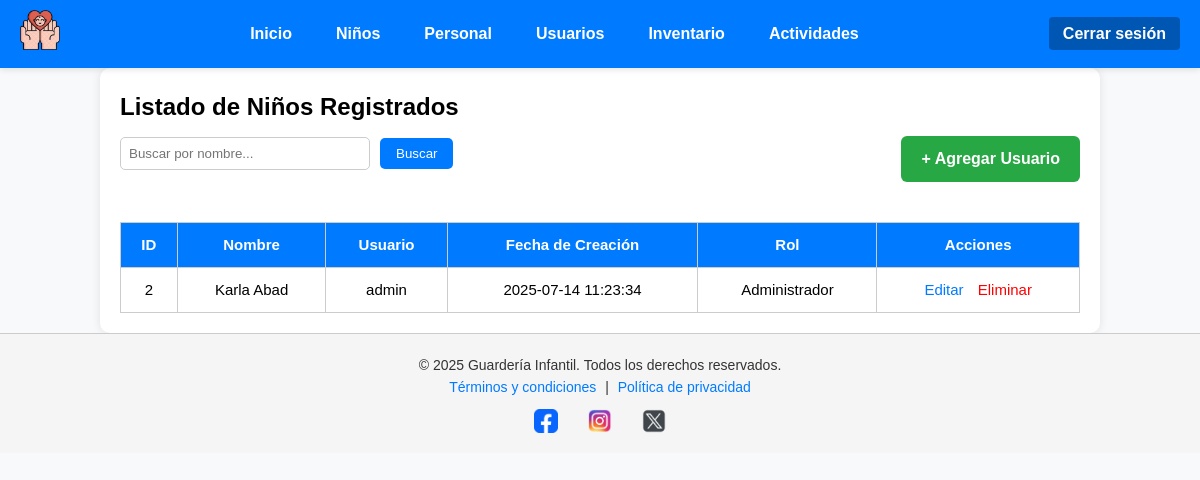
The page /MVC/index.php?c=Usuario&a=index (signed in) on the database as committed earlier.
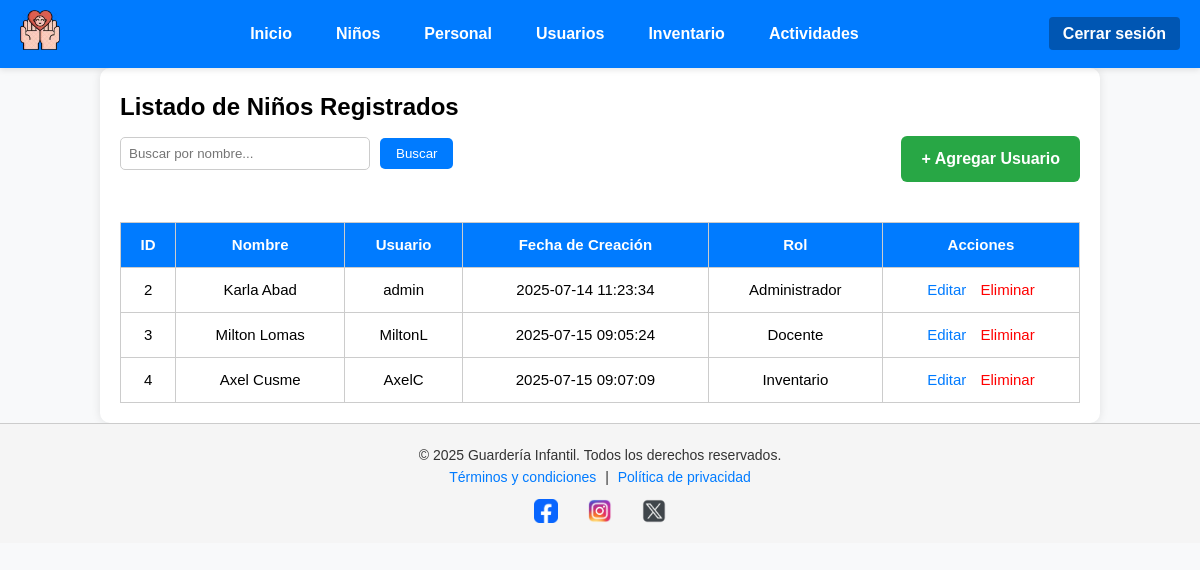
The same page on the database as committed later.
### tables this page shows
CREATE TABLE `usuarios` (
  `id` int(11) NOT NULL,
  `nombre` varchar(100) NOT NULL,
  `usuario` varchar(50) NOT NULL,
  `clave` varchar(255) NOT NULL,
  `rol` enum('Administrador','Docente','Inventario') NOT NULL,
  `fecha_creacion` timestamp NOT NULL DEFAULT current_timestamp()
);

### MVC/controller/UsuarioController.php (called while the page is built, shortened)
<?php
require_once "model/dao/UsuarioDAO.php";
class UsuarioController {
    public function index() {
        $limite = 5;
        $pagina = isset($_GET['pagina']) && is_numeric($_GET['pagina']) ? (int) $_GET['pagina'] : 1;
        $inicio = ($pagina - 1) * $limite;
        if (isset($_GET['buscar']) && !empty(trim($_GET['buscar']))) {
            $texto = trim($_GET['buscar']);
            $lista = UsuarioDAO::buscarPorNombre($texto, $inicio, $limite);
            $total = UsuarioDAO::totalBusqueda($texto);
        } else {
            $lista = UsuarioDAO::listarPaginado($inicio, $limite);
        }
        require_once "view/usuario/usuario.list.php";
    }
}
?>

### MVC/index.php (called while the page is built, shortened)
<?php
$a = isset($_GET['a']) ? $_GET['a'] : 'index';
$controller = new $controllerClass();
$controller->$a();

### MVC/model/dao/UsuarioDAO.php (called while the page is built, shortened)
<?php
class UsuarioDAO {
    public static function listarPaginado($inicio, $limite) {
        $conexion = Conexion::conectar();
        $stmt = $conexion->prepare("SELECT * FROM usuarios LIMIT ?, ?");
        $stmt->bindParam(1, $inicio, PDO::PARAM_INT);
        $stmt->bindParam(2, $limite, PDO::PARAM_INT);
        $stmt->execute();
        return $stmt->fetchAll(PDO::FETCH_ASSOC);
    }
}

### MVC/view/usuario/usuario.list.php (the view, shortened to what this page needs)
<?php require_once "view/templates/navbar.php"; ?>
<main class="container">
    <h2>Listado de Niños Registrados</h2>
    <div style="display: flex; justify-content: space-between; align-items: center; margin-bottom: 20px; flex-wrap: wrap; gap: 10px;">
        <form method="GET" action="index.php" style="display: flex; align-items: center; gap: 10px;">
            <input
                type="text"
                name="buscar"
                placeholder="Buscar por nombre..."
                value="<?= $_GET['buscar'] ?? '' ?>"
                style="width: 250px; padding: 8px; border: 1px solid #ccc; border-radius: 5px;"
                oninput="if(this.value === '') this.form.submit();"
            >
            <button type="submit" style="padding: 8px 16px; background-color: #007bff; color: white; border: none; border-radius: 5px;">
                Buscar
            </button>
        </form>
        <a href="index.php?c=Usuario&a=nuevo" class="btn-agregar">+ Agregar Usuario</a>
    </div>
    <div style="overflow-x: auto;">
        <table class="tabla" border="1" cellpadding="10" cellspacing="0" style="width: 100%; border-collapse: collapse;">
            <thead style="background-color: #f0f0f0;">
                <tr>
                    <th>ID</th>
                    <th>Nombre</th>
                    <th>Usuario</th>
                    <th>Fecha de Creación</th>
                    <th>Rol</th>
                    <th>Acciones</th>
                </tr>
            </thead>
            <tbody>
                <?php if (empty($lista)) : ?>
                    <tr>
                        <td colspan="9" style="text-align: center;">No se encontraron registros.</td>
                    </tr>
                <?php else : ?>
                    <?php foreach ($lista as $nino): ?>
                        <tr>
                            <td><?= $nino['id'] ?></td>
                            <td><?= $nino['nombre'] ?></td>
                            <td><?= $nino['usuario'] ?></td>
                            <td><?= $nino['fecha_creacion'] ?></td>
                            <td><?= $nino['rol'] ?></td>
                            <td>
                                <a href="index.php?c=Usuario&a=editar&id=<?= $nino['id'] ?>" class="btn-editar">Editar</a>
                                <a href="index.php?c=Usuario&a=eliminar&id=<?= $nino['id'] ?>" class="btn-eliminar" onclick="return confirm('¿Eliminar este registro?')">Eliminar</a>
                            </td>
                        </tr>
                    <?php endforeach; ?>
                <?php endif; ?>
            </tbody>
        </table>
    </div>
</main>
<?php require_once "view/templates/footer.php"; ?>

Rows that differ between the two databases and show on the page:
added usuarios: id "3", nombre "Milton Lomas", usuario "MiltonL", fecha_creacion "2025-07-15 09:05:24", rol "Docente"
added usuarios: id "4", nombre "Axel Cusme", usuario "AxelC", fecha_creacion "2025-07-15 09:07:09", rol "Inventario"
